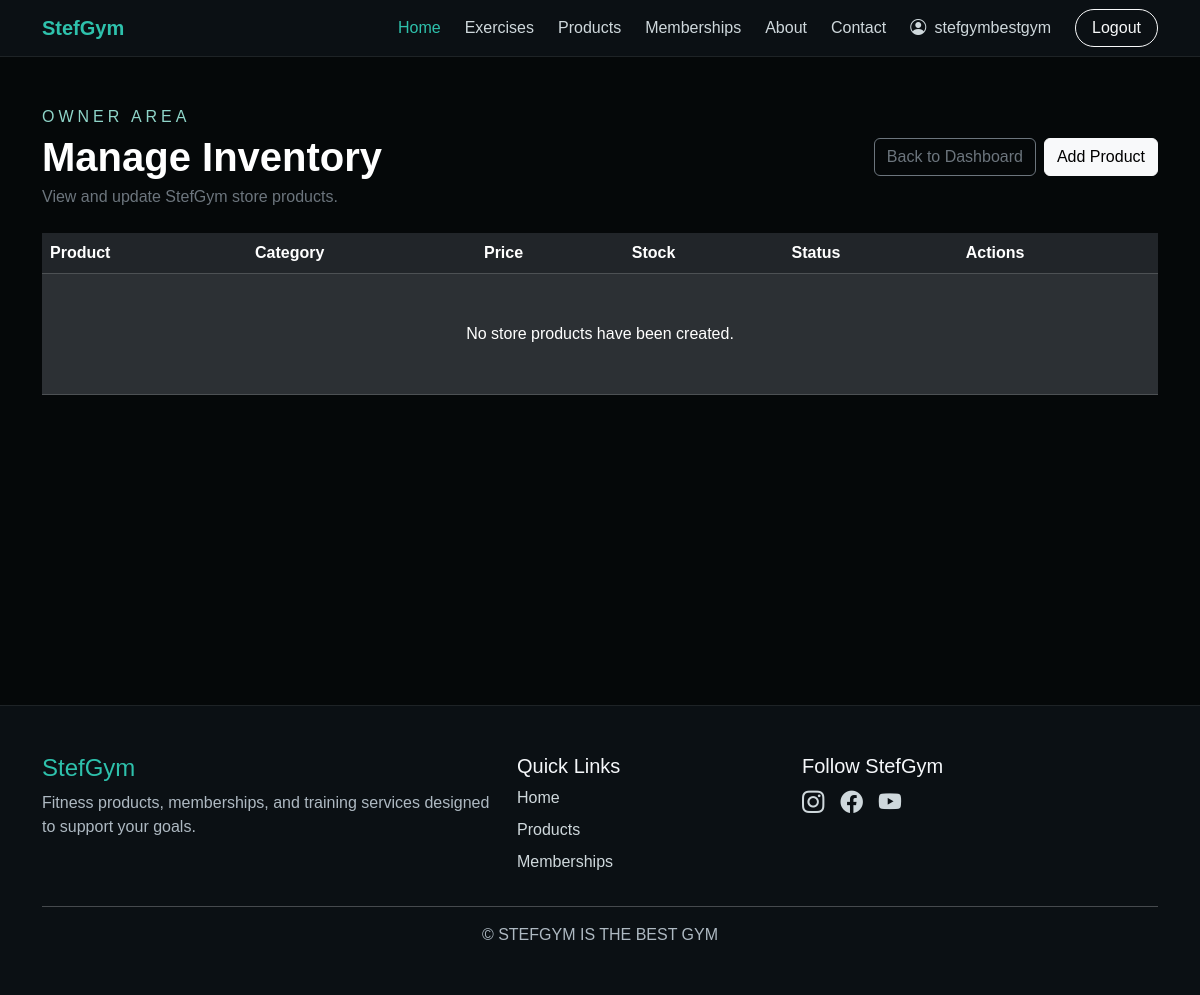
The app's page /accounts/owner/products/ (signed in), older data.
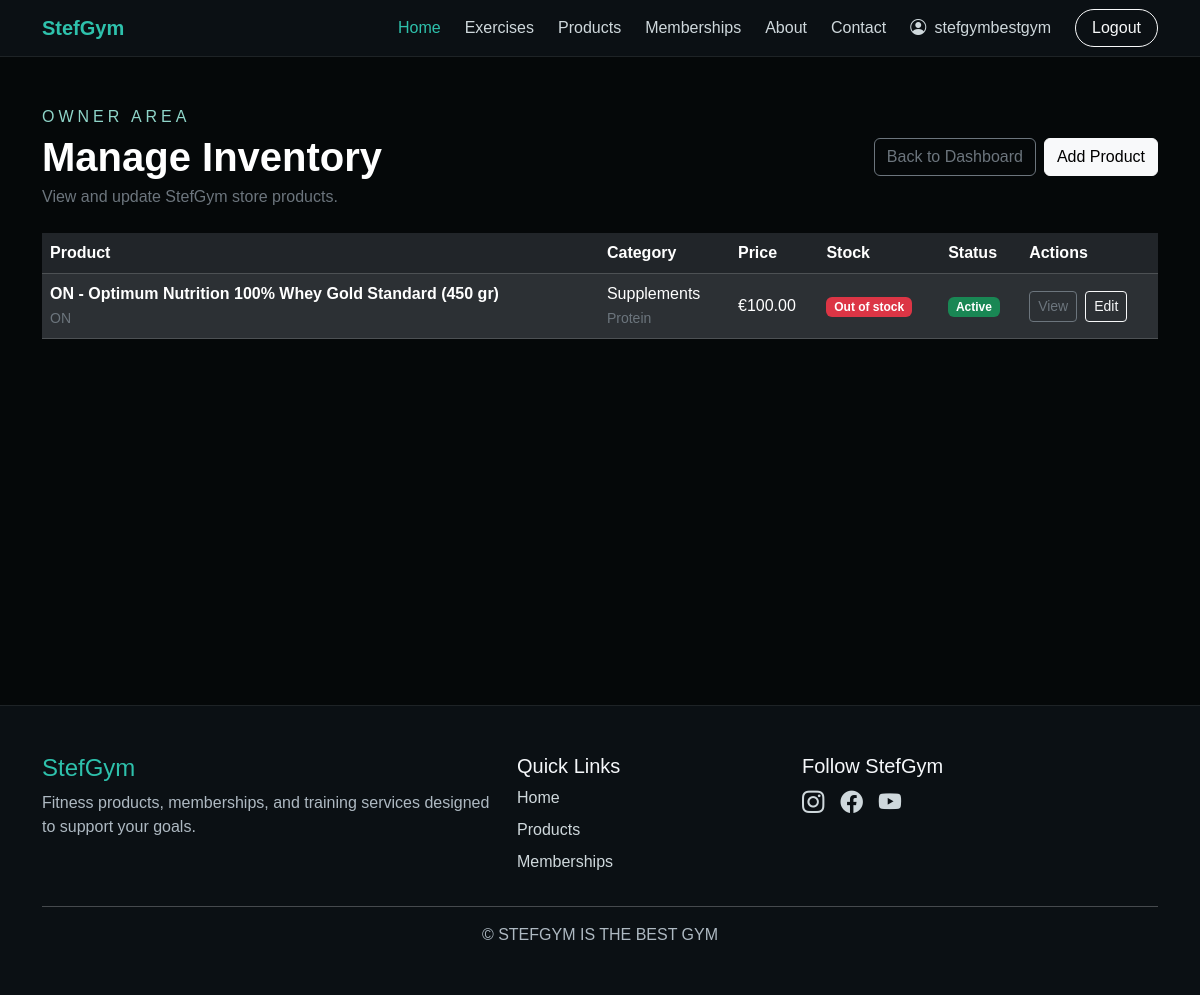
The same page, newer data.
### catalog/models.py (models this page shows, shortened)
class Product(models.Model):
    FITNESS_GOAL_CHOICES=[
        ("strength", "Strength"),
        ("cardio", "Cardio"),
        ("weight_lost", "Weight Loss"),
        ("flexibility", "Flexibility"),
        ("recovery", "Recovery"),
        ("general", "General Fitness"),
    ]
    name=models.CharField(
        max_length=150,
    )
    category=models.ForeignKey(
        Category,
        on_delete=models.PROTECT,
        related_name="products",
    )
    subcategory=models.ForeignKey(
        Subcategory,
        on_delete=models.PROTECT,
        related_name="products",
        null=True,
        blank=True,
    )
    membership_plan = models.OneToOneField(
    MembershipPlan,
    on_delete=models.PROTECT,
    related_name="catalog_product",
    null=True,
    blank=True,
)
    description=models.TextField()
    brand=models.CharField(
        max_length=100,
        blank=True,
    )
    fitness_goal = models.CharField(
        max_length=30,
        choices=FITNESS_GOAL_CHOICES,
        default="general",
    )
    price = models.DecimalField(
        max_digits=8,
        decimal_places=2,
    )
    stock_quantity = models.PositiveIntegerField(
        default=0,
    )
    image_url = models.URLField(
        max_length=500,
        blank=True,
    )
    is_active = models.BooleanField(
        default=True,
    )
    created_at = models.DateTimeField(
        auto_now_add=True,
    )
    updated_at = models.DateTimeField(
        auto_now=True,
    )
    class Meta:
        ordering = ["name"]

class Category(models.Model):
    name=models.CharField(
        max_length=100,
        unique=True,
    )
    description=models.TextField(
        blank=True
    )
    class Meta:
        verbose_name_plural="Categories"
        ordering=["name"]

class Subcategory(models.Model):
    category=models.ForeignKey(
        Category,
        on_delete=models.CASCADE,
        related_name="subcategories",
    )
    name=models.CharField(
        max_length=100,
    )
    class Meta:
        verbose_name_plural="Subcategories"
        ordering=["category__name", "name"]
        constraints=[
            models.UniqueConstraint(
                fields=["category", "name"],
                name="unique_subcategory_per_category",
            ),
        ]

### accounts/views.py (the view)
# urls.py: path("owner/products/",views.owner_products,name="owner_products"),
@login_required
@user_passes_test(is_owner)
def owner_products(request):
    products = (
        Product.objects.filter(
            membership_plan__isnull=True,
        )
        .select_related(
            "category",
            "subcategory",
        )
        .order_by("name")
    )
    return render(
        request,
        "accounts/owner_products.html",
        {
            "products": products,
        },
    )

### accounts/views.py (called while the page is built)
def is_owner(user):
    return(
        user.is_authenticated
        and user.is_superuser
    )

### accounts/templates/accounts/owner_products.html (shortened to what the changed rows need)
{% extends "navbarfooter.html" %}
{% load static %}
{% block extra_css %}
<link
    rel="stylesheet"
    href="{% static 'css/accounts.css' %}"
>
{% endblock %}
{% block content %}
<section class="dashboard-section py-5">
    <div class="container">
        <div
            class="d-flex flex-wrap justify-content-between
                   align-items-center gap-3 mb-4"
        >
            <div>
                <h1 class="fw-bold mb-1">
                    Manage Inventory
                </h1>
            </div>
        </div>
        <div class="table-responsive">
            <table
                class="table table-dark table-striped
                       table-hover align-middle"
            >
                <thead>
                    <tr>
                        <th>Product</th>
                        <th>Category</th>
                        <th>Price</th>
                        <th>Stock</th>
                        <th>Status</th>
                        <th>Actions</th>
                    </tr>
                </thead>
                <tbody>
                    {% for product in products %}
                        <tr>
                            <td>
                                <strong>{{ product.name }}</strong>
                                {% if product.brand %}
                                    <br>
                                    <small class="text-secondary">
                                        {{ product.brand }}
                                    </small>
                                {% endif %}
                            </td>
                            <td>
                                {{ product.category.name }}
                                {% if product.subcategory %}
                                    <br>
                                    <small class="text-secondary">
                                        {{ product.subcategory.name }}
                                    </small>
                                {% endif %}
                            </td>
                            <td>
                                €{{ product.price }}
                            </td>
                            <td>
                                {% if product.stock_quantity == 0 %}
                                    <span class="badge text-bg-danger">
                                        Out of stock
                                    </span>
                                {% elif product.stock_quantity <= 5 %}
                                    <span class="badge text-bg-warning">
                                        {{ product.stock_quantity }}
                                    </span>
                                {% else %}
                                    <span class="badge text-bg-success">
                                        {{ product.stock_quantity }}
                                    </span>
                                {% endif %}
                            </td>
                            <td>
                                {% if product.is_active %}
                                    <span class="badge text-bg-success">
                                        Active
                                    </span>
                                {% else %}
                                    <span class="badge text-bg-secondary">
                                        Inactive
                                    </span>
                                {% endif %}
                            </td>
                            <td>
                                <div class="d-flex flex-wrap gap-2">
                                    <a
                                        href="{% url 'catalog:product_detail' product.id %}"
                                        class="btn btn-sm btn-outline-secondary"
                                    >
                                        View
                                    </a>
                                    <a
                                        href="{% url 'accounts:owner_product_edit' product.id %}"
                                        class="btn btn-sm btn-outline-light"
                                    >
                                        Edit
                                    </a>
                                </div>
                            </td>
                        </tr>
                    {% empty %}
                        <tr>
                            <td
                                colspan="6"
                                class="text-center py-5"
                            >
                                No store products have been created.
                            </td>
                        </tr>
                    {% endfor %}
                </tbody>
            </table>
        </div>
    </div>
</section>
{% endblock %}

Row changes from the older to the newer data that the page shows:
added Product: name "ON - Optimum Nutrition 100% Whey Gold Standard (450 gr)", brand "ON", category.name "Supplements", subcategory.name "Protein", price "100.00", stock_quantity "Out of stock", is_active "Active"
Text that changed along with them:
text no longer shown: "No store products have been created."
